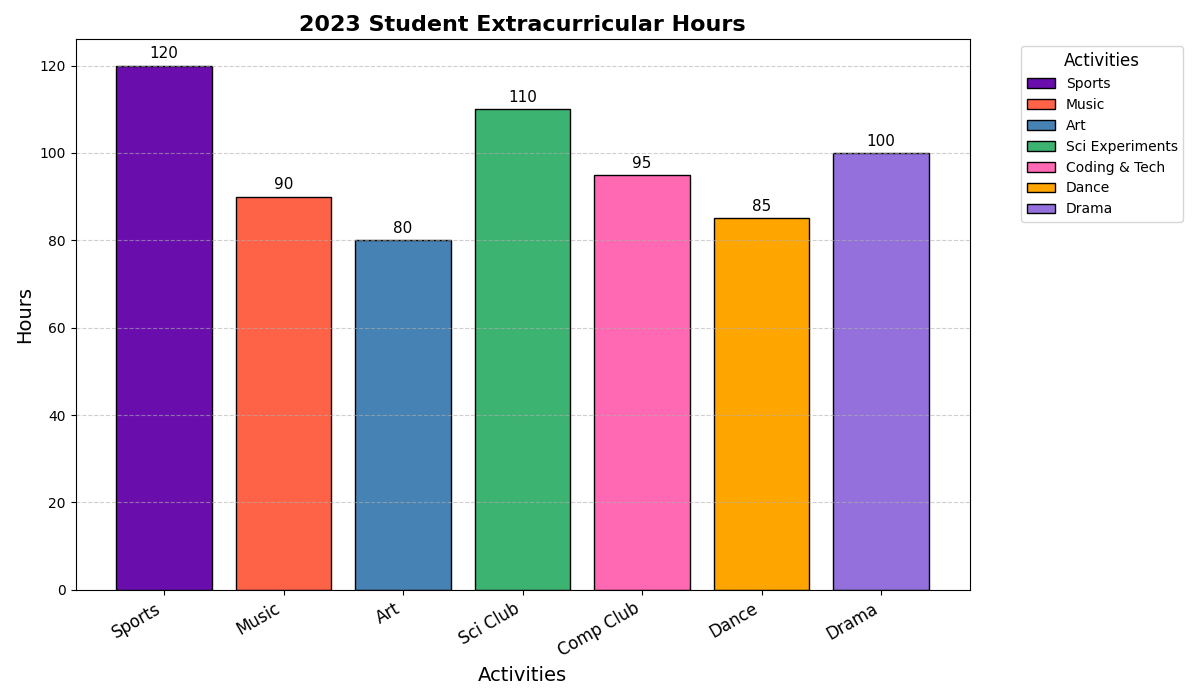

Recreate this plot in Python.
import matplotlib.pyplot as plt
import numpy as np

subjects = ["Sports", "Music", "Art", "Sci Club", "Comp Club", "Dance", "Drama"]
hours_spent = np.array([120, 90, 80, 110, 95, 85, 100])

fig, ax = plt.subplots(figsize=(12, 7))

bar_positions = np.arange(len(subjects))
bars = ax.bar(bar_positions, hours_spent, color=['#6a0dad', '#ff6347', '#4682b4', '#3cb371', '#ff69b4', '#ffa500', '#9370db'], edgecolor='black', linewidth=1)

# Shortened title and axis labels
ax.set_title("2023 Student Extracurricular Hours", fontsize=16, fontweight='bold')
ax.set_xlabel("Activities", fontsize=14)
ax.set_ylabel("Hours", fontsize=14)

ax.set_xticks(bar_positions)
ax.set_xticklabels(subjects, rotation=30, ha='right', fontsize=12)

# Annotating with shortened labels
for bar in bars:
    height = bar.get_height()
    ax.annotate(f'{height}', 
                xy=(bar.get_x() + bar.get_width() / 2, height), 
                xytext=(0, 3), 
                textcoords="offset points",
                ha='center', va='bottom', fontsize=11, color='black')

# Simplified legend
ax.legend(bars, [
    'Sports',
    'Music',
    'Art',
    'Sci Experiments',
    'Coding & Tech',
    'Dance',
    'Drama'
], title='Activities', loc='upper left', bbox_to_anchor=(1.05, 1), fontsize=10, title_fontsize=12)

ax.yaxis.grid(True, linestyle='--', alpha=0.6)

plt.tight_layout()

plt.show()
